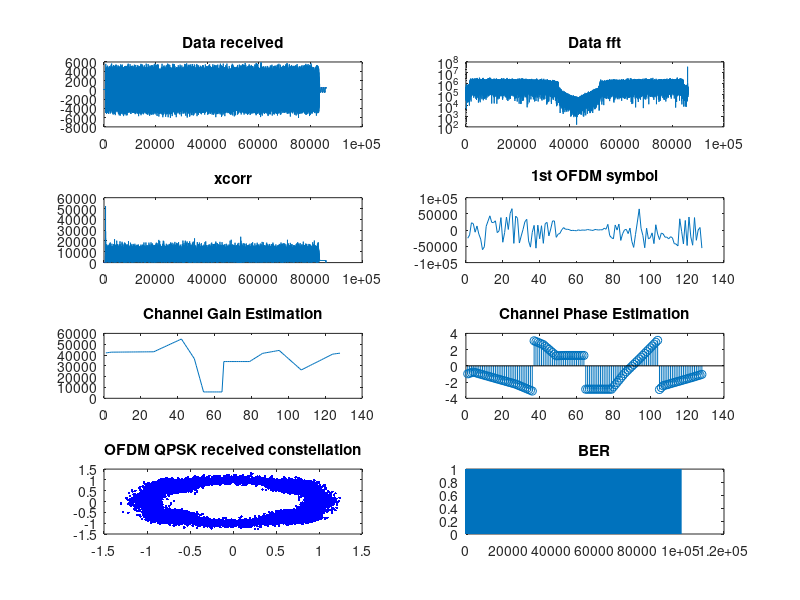
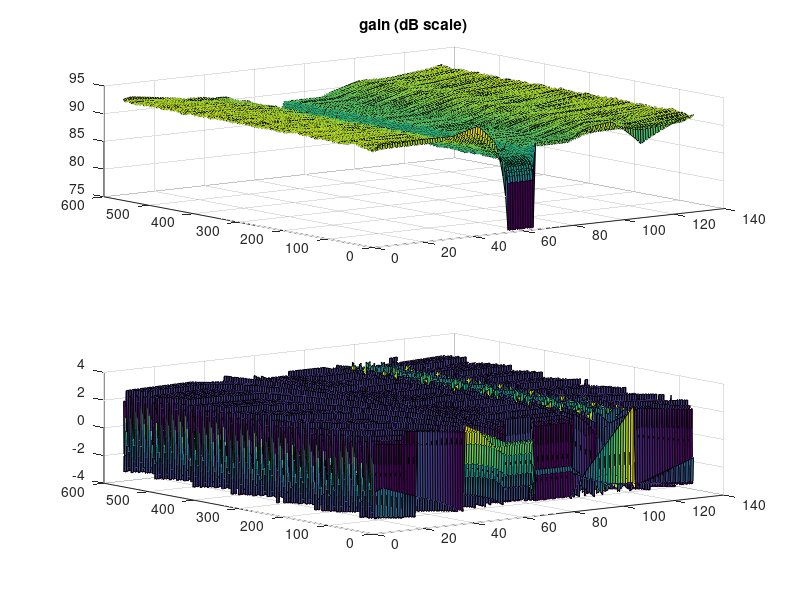
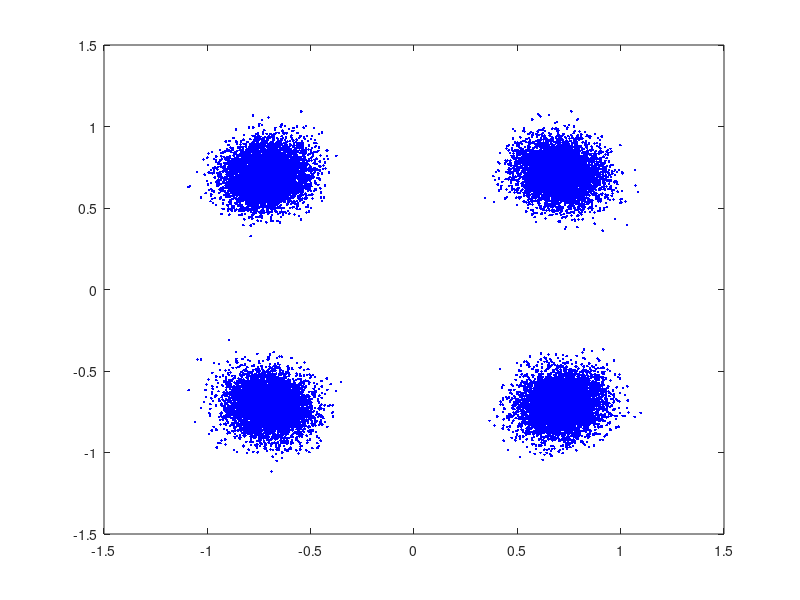

Here is the MATLAB script that generated these plots, in order:
% harness.m
% For more information search for "README:" in harness.cpp.

clear all;
close all;

% Read data from file
load('rx_data_23.mat')
load('tx_data_for_inter.mat')


N_samps=2*86000;
fid1=fopen('received0.dat','r');
x_rec=fread(fid1, N_samps,'short');
fclose(fid1);

received_data= zeros(1,N_samps/2);
count = 1;
for i=1:2:N_samps
    received_data(count) = complex(x_rec(i),x_rec(i+1));
    count = count+1;
end

save('testCPP.mat','received_data')

figure(1)
subplot(4,2,1)
plot(real(received_data))
title('Data received')
subplot(4,2,2)
semilogy(abs(fft(received_data)))
title('Data fft')


  %load cross correlation:  
  fid1=fopen('xcorr.dat','r');
  xcorrAbs=fread(fid1, 165364,'double');
  fclose(fid1);

  length(xcorrAbs);

  figure(1)
  subplot(4,2,3)
  plot(xcorrAbs);
  title('xcorr')

  %load OFDM symbols corrected and without CP:
  
 fid=fopen('ofdm_cp.dat','r');
 temp=fread(fid,143872,'double');
 fclose(fid); 

 count=1; 
 dataOFDM_cpp=zeros(562,128);
 for i=1:562
    for k=1:128
        dataOFDM_cpp(i,k)=complex(temp(count),temp(count+1));   
        count=count+2;
    end
 end
 
  figure(1)
  subplot(4,2,4)
  plot(real((dataOFDM_cpp(1,:))));
  title('1st OFDM symbol')

  %load received Pilot gain:
  
 fid=fopen('rx_pilot_gain.dat','r');
 temp=fread(fid,10*562,'double');
 fclose(fid); 

 count=1; 
 pilot_gain=zeros(562,10);
 for i=1:562
    for k=1:10
        pilot_gain(i,k)=temp(count);   
        count=count+1;
    end
 end
 
 %load received Pilot phase:
  
 fid=fopen('rx_pilot_phase.dat','r');
 temp=fread(fid,10*562,'double');
 fclose(fid); 

 count=1; 
 pilot_phase=zeros(562,10);
 for i=1:562
    for k=1:10
        pilot_phase(i,k)=temp(count);   
        count=count+1;
    end
 end
 
 
 fid=fopen('cons_ofdm.dat','r');
 temp=fread(fid,2*89*562,'double');
 fclose(fid); 

 count=1; 
 consOFDM_cpp=zeros(562,89);
 for i=1:562
    for k=1:89
        consOFDM_cpp(i,k)=complex(temp(count),temp(count+1));   
        count=count+2;
    end
 end
 
 %load filtered Pilot gain:
  
 fid=fopen('filt_pilot_gain.dat','r');
 temp=fread(fid,10*562,'double');
 fclose(fid); 

 count=1; 
 filt_pilot_gain=zeros(562,10);
 for i=1:562
    for k=1:10
        filt_pilot_gain(i,k)=temp(count);   
        count=count+1;
    end
 end
 
 %load filtered Phase gain:
  
 fid=fopen('filt_pilot_phase.dat','r');
 temp=fread(fid,10*562,'double');
 fclose(fid); 

 count=1; 
 filt_pilot_phase=zeros(562,10);
 for i=1:562
    for k=1:10
        filt_pilot_phase(i,k)=temp(count);   
        count=count+1;
    end
 end
 
 
 %load interp Pilot gain:
  
 fid=fopen('int_pilot_gain.dat','r');
 temp=fread(fid,128*562,'double');
 fclose(fid); 

 count=1; 
 int_pilot_gain=zeros(562,128);
 for i=1:562
    for k=1:128
        int_pilot_gain(i,k)=temp(count);   
        count=count+1;
    end
 end
 
  figure(1)
  subplot(4,2,5)
  plot(int_pilot_gain(1,:))
  title('Channel Gain Estimation')

  figure(2)
  subplot(2,1,1)
  surf(20*log10(int_pilot_gain))
  title('gain (dB scale)')
 
 %load interp Phase gain:
  
 fid=fopen('int_pilot_phase.dat','r');
 temp=fread(fid,128*562,'double');
 fclose(fid); 

 count=1; 
 int_pilot_phase=zeros(562,128);
 for i=1:562
    for k=1:128
        int_pilot_phase(i,k)=temp(count);   
        count=count+1;
    end
 end
 
  figure(1)
  subplot(4,2,6)
  stem(int_pilot_phase(1,:))
  title('Channel Phase Estimation')
  
  figure(2)
  subplot(2,1,2)
  surf(int_pilot_phase)
 
  %load OFDM symbols corrected and without CP:
  
 fid=fopen('qpsk_data.dat','r');
 temp=fread(fid,2*89*562,'double');
 fclose(fid); 

 count=1; 
 data_qpsk=zeros(562,89);
 for i=1:562
    for k=1:89
        data_qpsk(i,k)=complex(temp(count),temp(count+1));   
        count=count+2;
    end
 end
 
  figure(1)
  subplot(4,2,7)
  plot(reshape(data_qpsk(20:end,:),1,89*543),'.b')
  title('OFDM QPSK received constellation')
 
  figure(3)
  plot(reshape(data_qpsk(20:end,1:46),1,24978),'.b')
  
  %load binary data:
  
 fid=fopen('dataBin.dat','r');
 temp=fread(fid, 2*89*562,'short');
 fclose(fid); 
 
 

 rx_data_bin=temp;
 
 error=(abs(data.'-rx_data_bin));
 BER=sum(error)/length(rx_data_bin)
 
 figure(1)
  subplot(4,2,8)
  plot(error)
  title('BER')


